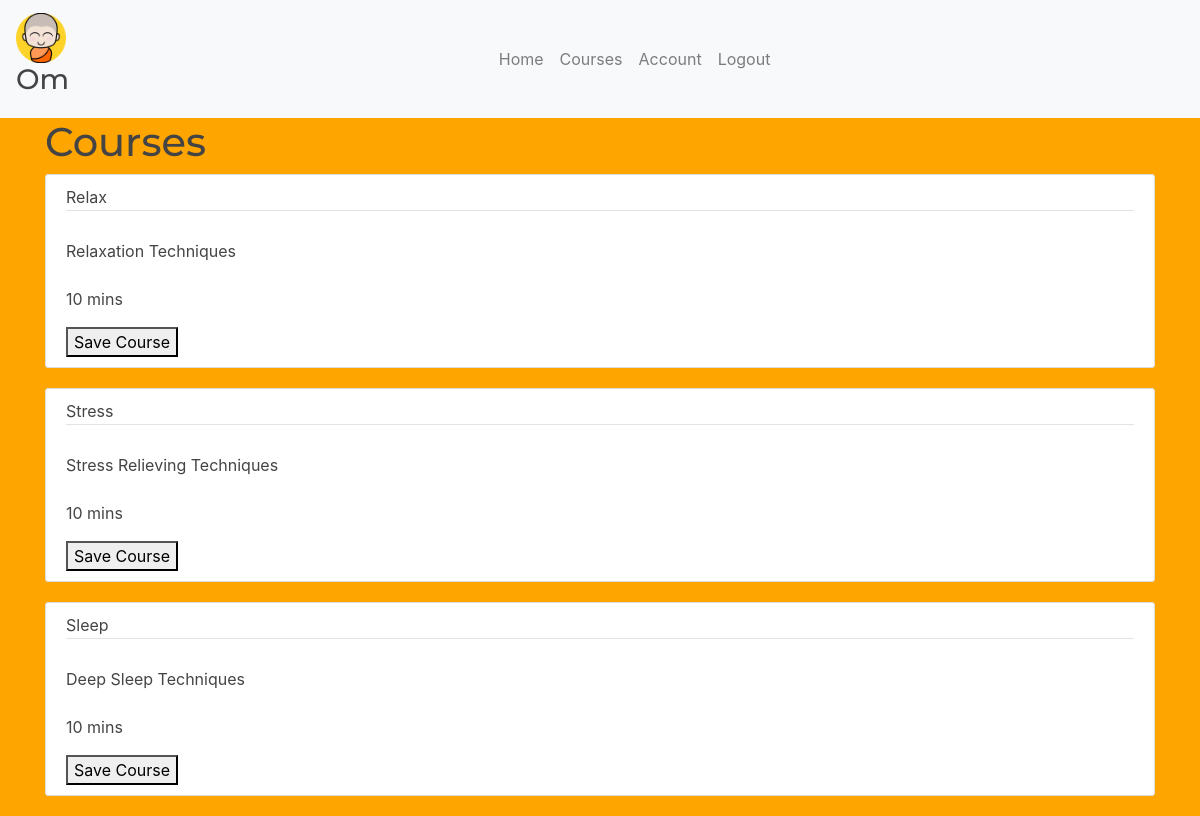
The app's page /courses (signed in), older data.
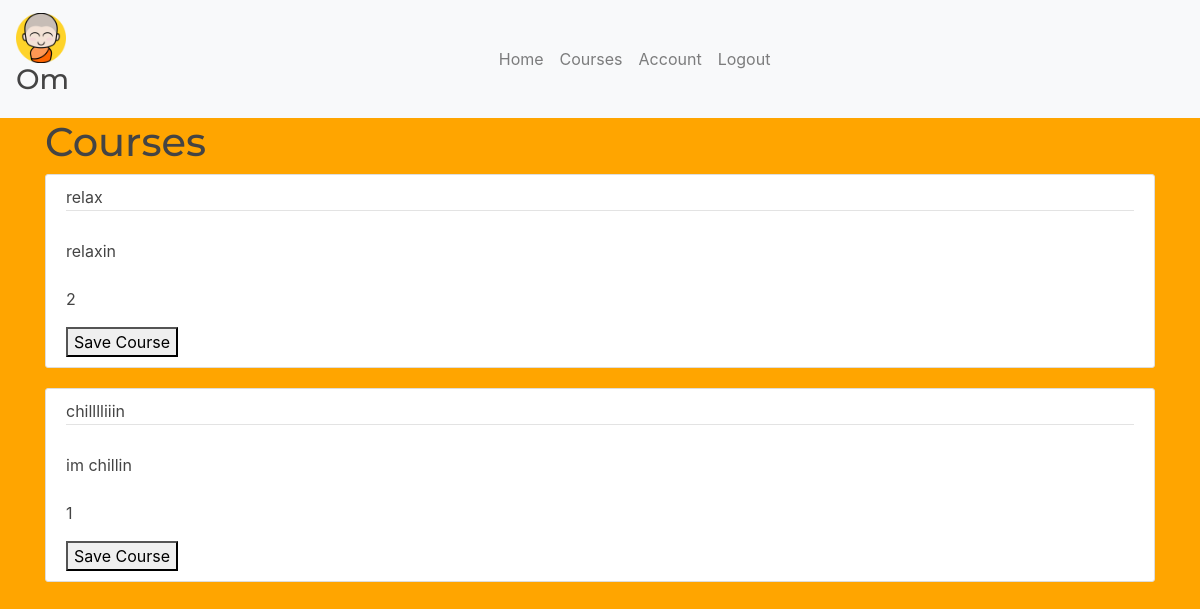
The same page, newer data.
### models.py (models this page shows, shortened)
class BaseModel(Model):
    class Meta:
        database = database

class Course(BaseModel):
    name = CharField()
    description = TextField()
    duration = IntegerField()

### app.py (the view, shortened to what this page needs)
@app.route('/courses', methods=['GET', 'POST'])
@app.route('/courses/<course>')
@login_required
def courses(course=None):
    if course == None:
        courses = models.Course.select()
        return render_template('courses.html', courses=courses)

### app.py (called while the page is built)
@login_manager.user_loader
def load_user(userid):
    try:
        return models.User.get(models.User.id == userid)
    except models.DoesNotExist:
        return None

@app.before_request
def before_request():
    g.db = models.database
    g.db.connect()

@app.after_request
def after_request(response):
    g.db.close()
    return response

### templates/courses.html
{% extends "layout.html" %}
{% block content %}
<h1> Courses </h1>
{% for course in courses %}
<article class="media content-section">
    <div class="media-body">
    <a class ="article-title" href={{url_for('courses')}}>
        <div class="article-metadata">
             {{course.name}}
        </div>
        <div class="article-content">
            {{course.description}}
        </div>
        <p class="article-content">
            {{course.duration}}
        </p>
        <a class ="article-title" href={{url_for('dash')}}><button>Save Course</button></a>
    </div>
</article>
{% endfor %}
{% endblock %}

### templates/layout.html (shortened to what this page needs)
<!DOCTYPE html>
<html>
  <head>
    <link rel="stylesheet" href="https://stackpath.bootstrapcdn.com/bootstrap/4.3.1/css/bootstrap.min.css">
    <link rel="stylesheet" type="text/css" href="../static/style.css" />
  </head>
  <body>
    {% if current_user.is_anonymous %}
    {% else %}
    {% include 'includes/_navbar.html'%}
    {% endif %}
    <div class="container">
      {% block content %}
      {% endblock %}
    </div>
  </body>
</html>

### templates/includes/_navbar.html (shortened to what this page needs)
<nav class="navbar navbar-expand-lg navbar-light bg-light">
    <a class="navbar-brand" href="#">
        <img src="../static/images/monk.png" width='50px'/>
        <h3>Om</h3>
    </a>
  <div class="collapse navbar-collapse" id="navbarNav">
    {% if current_user.is_anonymous %}
    <ul class="navbar-nav mr-auto">
      <li class="nav-item">
        <a class="nav-link" href="{{url_for('login')}}">Login</a>
      </li>
      <li class="nav-item">
        <a class="nav-link" href="{{url_for('register')}}">Sign up</a>
      </li>
    </ul>
    {% else %}
        <ul class="navbar-nav m-auto">
      <li class="nav-item">
        <a class="nav-link" href="{{url_for('dash')}}">Home <span class="sr-only">(current)</span></a>
      </li>
      <li class="nav-item">
        <a class="nav-link" href="{{url_for('courses')}}">Courses</a>
      </li>
      <li class="nav-item">
        <a class="nav-link" href="{{url_for('account')}}">Account</a>
      </li>
      <li class="nav-item">
        <a class="nav-link" href="{{url_for('logout')}}">Logout</a>
      </li>
    </ul>
  </div>
    {% endif %}
</nav>

### static/style.css (style rules this page uses)
body { background-color: orange; }
h1, h2, h3, h4, h5, h6 { color: #444444; font-family: 'Montserrat', cursive; }
.content-section { background: #ffffff; padding: 10px 20px; border: 1px solid #dddddd; border-radius: 3px; margin-bottom: 20px; }
.article-title { color: #444444; }
.article-content { white-space: pre-line; }
.article-metadata { padding-bottom: 1px; margin-bottom: 4px; border-bottom: 1px solid #e3e3e3 }

Row changes from the older to the newer data that the page shows:
removed Course: name "Stress", description "Stress Relieving Techniques", duration "10 mins"
removed Course: name "Sleep", description "Deep Sleep Techniques", duration "10 mins"
changed Course: name "Relax" → "relax"; description "Relaxation Techniques" → "relaxin"; duration "10 mins" → "2"
added Course: name "chilllliiin", description "im chillin", duration "1"
